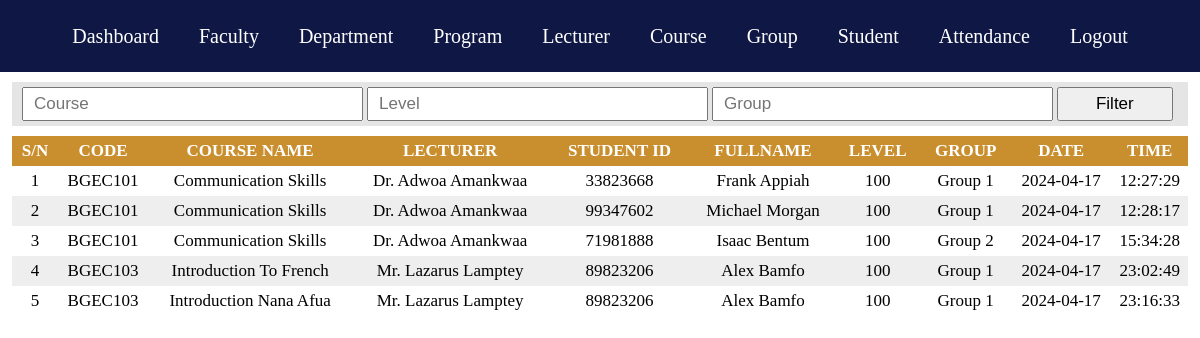
The page /academics/attendance.php (signed in) on the database its author committed.
### tables this page shows
CREATE TABLE `attendclass` (
  `id` int(11) NOT NULL,
  `cid` int(11) NOT NULL,
  `lid` int(11) NOT NULL,
  `sid` int(11) NOT NULL,
  `attend_date` date NOT NULL DEFAULT current_timestamp(),
  `attend_time` time NOT NULL
);

CREATE TABLE `course` (
  `cid` int(11) NOT NULL,
  `code` varchar(10) NOT NULL,
  `name` varchar(100) NOT NULL,
  `ctype` int(11) NOT NULL,
  `day` int(11) NOT NULL,
  `stime` time NOT NULL,
  `etime` time NOT NULL,
  `level` int(11) NOT NULL,
  `pid` int(11) NOT NULL,
  `lid` int(11) NOT NULL,
  `gid` int(11) NOT NULL
);

CREATE TABLE `lecturer` (
  `lid` int(11) NOT NULL,
  `title` char(5) NOT NULL,
  `firstname` varchar(20) NOT NULL,
  `lastname` varchar(20) NOT NULL,
  `email` varchar(50) NOT NULL,
  `phone` varchar(11) NOT NULL,
  `username` varchar(20) NOT NULL,
  `password` varchar(255) NOT NULL
);

CREATE TABLE `student` (
  `sid` int(11) NOT NULL,
  `firstname` varchar(20) NOT NULL,
  `lastname` varchar(50) NOT NULL,
  `phone` varchar(11) NOT NULL,
  `semail` varchar(50) NOT NULL,
  `password` varchar(20) NOT NULL,
  `level` int(11) NOT NULL,
  `gid` int(11) NOT NULL,
  `pid` int(11) NOT NULL
);

CREATE TABLE `grouping` (
  `gid` int(11) NOT NULL,
  `name` varchar(10) NOT NULL,
  `date` date NOT NULL DEFAULT current_timestamp()
);

### academics/attendance.php (the view, shortened to what this page needs)
<?php
	include '../database/dbconnect.php';
	$attendanceSQL = "SELECT c.code, c.name as cname, s.sid, s.firstname as fname, s.lastname as lname,
	s.level, s.level, g.name as gname, l.firstname, l.lastname, l.title, ac.attend_date, ac.attend_time
	FROM attendclass as ac
	JOIN student s ON ac.sid = s.sid
	JOIN lecturer l ON ac.lid = l.lid
	JOIN program p ON s.pid = p.pid
	JOIN course c ON ac.cid = c.cid AND s.level = c.level
	JOIN grouping g ON s.gid = g.gid";
	$attendanceQuery = mysqli_query($connect, $attendanceSQL);
?>
<!DOCTYPE html>
<html>
<head>
	<link rel="stylesheet" type="text/css" href="style.css">
</head>
<body>
    <?php include 'nav.php'; ?>
    <div id="attendance">
    	<div class="attendance-width-space">
    		<div class="main-search-filter">
    			<form action="" method="POST">
    				<input type="text" placeholder="Course" name="course" autocomplete="off">
    				<input type="text" placeholder="Level" name="level" autocomplete="off">
    				<input type="text" placeholder="Group" name="group" autocomplete="off">
    				<input type="submit" name="filer" value="Filter">
    			</form>
    		</div>
    		<div class="main-table-attendance">
    			<table>
    				<thead>
    					<tr>
    						<th>S/n</th>
    						<th>Code</th>
    						<th>Course Name</th>
    						<th>Lecturer</th>
    						<th>Student ID</th>
    						<th>Fullname</th>
    						<th>Level</th>
    						<th>Group</th>
    						<th>Date</th>
    						<th>Time</th>
    					</tr>
    				</thead>
    				<tbody>
    					<?php
    						if (mysqli_num_rows($attendanceQuery) > 0) {
    							$i=1;
    							while ($rows = mysqli_fetch_array($attendanceQuery)) {
    								$code = $rows['code'];
    								$cname = $rows['cname'];
    								$sid = $rows['sid'];
    								$student = $rows['fname']." ".$rows['lname'];
    								$gname = $rows['gname'];
    								$level = $rows['level'];
    								$lecturer = $rows['title'].". ".$rows['firstname']." ".$rows['lastname'];
    								$date = $rows['attend_date'];
    								$time = $rows['attend_time']; ?>
    						<tr>
    							<td><?php echo $i; ?></td>
    							<td><?php echo $code; ?></td>
    							<td><?php echo $cname; ?></td>
    							<td><?php echo $lecturer; ?></td>
    							<td><?php echo $sid; ?></td>
    							<td><?php echo $student; ?></td>
    							<td><?php echo $level; ?></td>
    							<td><?php echo $gname; ?></td>
    							<td><?php echo $date; ?></td>
    							<td><?php echo $time; ?></td>
    						</tr>
    					<?php   $i++;}
    						}?>
    				</tbody>
    			</table>
    		</div>
    	</div>
    </div>
</body>
</html>

### academics/nav.php
<div id="navbar">
	<a href="dashboard.php">Dashboard</a>
	<a href="faculty.php">Faculty</a>
	<a href="department.php">Department</a>
	<a href="program.php">Program</a>
	<a href="lecturer.php">Lecturer</a>
	<a href="course.php">Course</a>
	<a href="group.php">Group</a>
	<a href="student.php">Student</a>
	<a href="attendance.php">Attendance</a>
	<a href="logout.php">Logout</a>
</div>

### academics/style.css (style rules this page uses)
* { margin: 0; padding: 0; box-sizing: border-box; }
body { font-family: ; background-color: #fff; }
#navbar { display: flex; justify-content: center; align-items: center; height: 9vh; background-color: #0F1745; margin-bottom: 10px; gap: 10px; }
#navbar a { text-decoration: none; color: #fff; font-size:20px; padding:15px; }
#attendance { height: 89vh; }
.attendance-width-space { width: 98%; margin: auto; }
.main-search-filter { padding:5px 10px; margin-top:10px; background-color:rgba(0, 0, 0, 0.1); }
.main-search-filter input[type='text'] { padding:5px 10px; font-size:17px; width:29.5%; }
.main-search-filter input[type='submit'] { padding:5px 10px; font-size:17px; width:10%; }
.main-table-attendance { width: 100%; margin-top: 10px; }
.main-table-attendance table { width: 100%; border-collapse: collapse; margin-bottom: 15px; }
.main-table-attendance table tr:nth-child(even) { background-color: #eee; }
.main-table-attendance table th { font-size:17px; text-transform: uppercase; padding:5px; background-color:#c98f2e; color: #fff; }
.main-table-attendance table td { font-size: 17px; text-align: center; padding:5px 0; }

### rows shown on the page
attendclass: cid.code "BGEC101", cid.name "Communication Skills", lid.lastname "Dr. Adwoa Amankwaa", sid.sid "33823668", sid.lastname "Frank Appiah", sid.level "100", grouping.name "Group 1", attend_date "2024-04-17", attend_time "12:27:29"
attendclass: cid.code "BGEC101", cid.name "Communication Skills", lid.lastname "Dr. Adwoa Amankwaa", sid.sid "99347602", sid.lastname "Michael Morgan", sid.level "100", grouping.name "Group 1", attend_date "2024-04-17", attend_time "12:28:17"
attendclass: cid.code "BGEC101", cid.name "Communication Skills", lid.lastname "Dr. Adwoa Amankwaa", sid.sid "71981888", sid.lastname "Isaac Bentum", sid.level "100", grouping.name "Group 2", attend_date "2024-04-17", attend_time "15:34:28"
attendclass: cid.code "BGEC103", cid.name "Introduction To French", lid.lastname "Mr. Lazarus Lamptey", sid.sid "89823206", sid.lastname "Alex Bamfo", sid.level "100", grouping.name "Group 1", attend_date "2024-04-17", attend_time "23:02:49"
attendclass: cid.code "BGEC103", cid.name "Introduction Nana Afua", lid.lastname "Mr. Lazarus Lamptey", sid.sid "89823206", sid.lastname "Alex Bamfo", sid.level "100", grouping.name "Group 1", attend_date "2024-04-17", attend_time "23:16:33"
